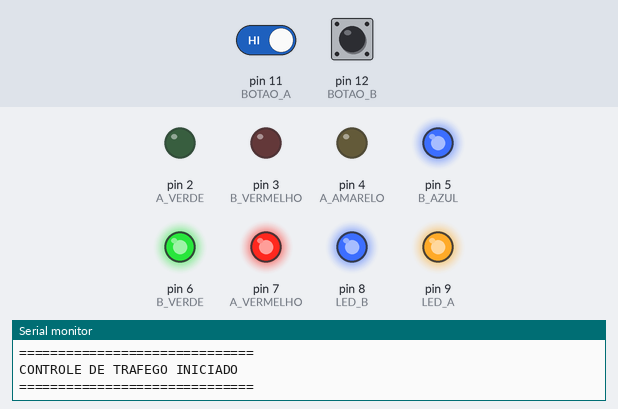
A sketch run on a simulated Arduino Uno, built with avr-gcc and run on an emulated ATmega328P. Shown: output pins drawn as LEDs (lit = HIGH), the last lines printed to the serial monitor. The test bench sets the inputs (shaded band); at power-on: pin 12 (BOTAO_B) HIGH, pin 11 (BOTAO_A) HIGH.

Above: at 1.2 s.
1.3 s: pin 12 (BOTAO_B) pulled LOW for 0.15 s
At 7.0 s:
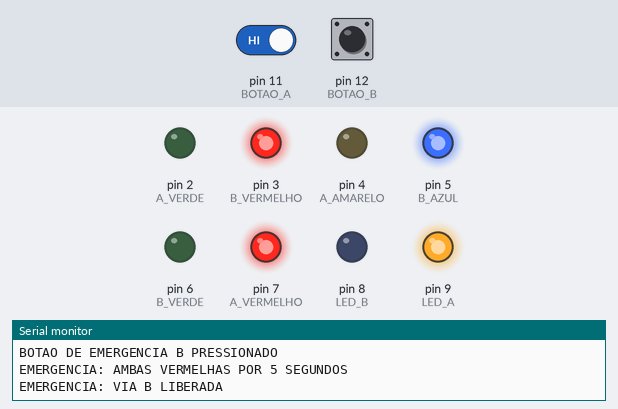
7.5 s: pin 11 (BOTAO_A) driven LOW and pin 12 (BOTAO_B) driven LOW
At 15.6 s:
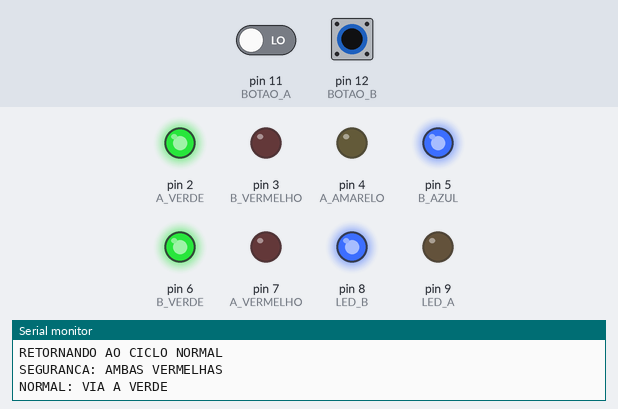
Timing chart, 0 to 37.0 s (numbered marks = the images above; inputs shaded):
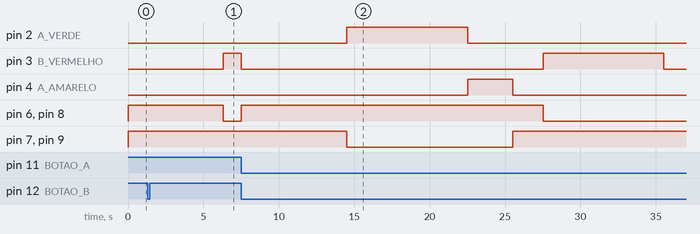

Measured:
- after the input at 1.3 s, pin 2 (A_VERDE): stays LOW (without the input it goes to HIGH after 0.70 s); pin 3 (B_VERMELHO): LOW → HIGH after 5.0 s; pin 6 (B_VERDE), pin 8 (LED_B): HIGH → LOW after 5.0 s; pin 7 (A_VERMELHO), pin 9 (LED_A): stays HIGH (without the input it goes to LOW after 0.70 s)

The sketch:

original.ino
```cpp
/*
  PROJETO 4 - CONTROLE DE TRAFEGO
  Arduino Uno

  VIA A: Modulo de semaforo
  VIA B: LED RGB anodo comum

  Emergencia:
  D11 = Via A
  D12 = Via B

  Pedestres:
  D9 = Via A
  D8 = Via B
*/

// ==========================================
// PINOS
// ==========================================

const int A_VERDE = 2;
const int A_AMARELO = 4;
const int A_VERMELHO = 7;

const int B_VERMELHO = 3;
const int B_VERDE = 6;
const int B_AZUL = 5;

const int BOTAO_A = 11;
const int BOTAO_B = 12;

const int LED_A = 9;
const int LED_B = 8;

// ==========================================
// TEMPOS
// ==========================================

const unsigned long TEMPO_VERDE = 8000;
const unsigned long TEMPO_AMARELO = 3000;
const unsigned long TEMPO_SEGURANCA = 2000;

const unsigned long TEMPO_VERMELHO_EMERGENCIA = 5000;
const unsigned long TEMPO_EMERGENCIA = 10000;
const unsigned long TEMPO_CONFLITO = 5000;

const unsigned long DEBOUNCE = 20;

// ==========================================
// ESTADOS
// ==========================================

enum Estado {
  N_A_VERDE,
  N_A_AMARELO,
  N_RED_TO_B,
  N_B_VERDE,
  N_B_AMARELO,
  N_RED_TO_A,

  E_AMARELO,
  E_VERMELHO,
  E_VERDE,

  CONFLITO
};

Estado estado = N_RED_TO_A;

unsigned long instanteEstado = 0;

int viaEmergencia = 0;
int viaAmarela = 0;
int solicitacaoFila = 0;

// Guarda a ultima via que ficou verde (1 = A, 2 = B).
// Comeca em 2 para que o ciclo inicie na Via A.
int ultimaViaVerde = 2;

bool conflitoBloqueado = false;

// ==========================================
// DEBOUNCE DOS BOTOES
// ==========================================

bool estadoEstavelA = HIGH;
bool estadoEstavelB = HIGH;

bool leituraAnteriorA = HIGH;
bool leituraAnteriorB = HIGH;

unsigned long mudancaA = 0;
unsigned long mudancaB = 0;

bool pressionouA = false;
bool pressionouB = false;

// ==========================================
// CONTROLE DAS SAIDAS
// ==========================================

void desligarRGB() {
  // RGB anodo comum: 255 = apagado
  analogWrite(B_VERMELHO, 255);
  analogWrite(B_VERDE, 255);
  analogWrite(B_AZUL, 255);
}

void ambasVermelhas() {
  digitalWrite(A_VERDE, LOW);
  digitalWrite(A_AMARELO, LOW);
  digitalWrite(A_VERMELHO, HIGH);

  desligarRGB();
  analogWrite(B_VERMELHO, 0);

  // Pedestres liberados nas duas vias
  digitalWrite(LED_A, HIGH);
  digitalWrite(LED_B, HIGH);
}

void liberarA() {
  digitalWrite(A_VERDE, HIGH);
  digitalWrite(A_AMARELO, LOW);
  digitalWrite(A_VERMELHO, LOW);

  desligarRGB();
  analogWrite(B_VERMELHO, 0);

  digitalWrite(LED_A, LOW);
  digitalWrite(LED_B, HIGH);
}

void amareloA() {
  digitalWrite(A_VERDE, LOW);
  digitalWrite(A_AMARELO, HIGH);
  digitalWrite(A_VERMELHO, LOW);

  desligarRGB();
  analogWrite(B_VERMELHO, 0);

  digitalWrite(LED_A, LOW);
  digitalWrite(LED_B, HIGH);
}

void liberarB() {
  digitalWrite(A_VERDE, LOW);
  digitalWrite(A_AMARELO, LOW);
  digitalWrite(A_VERMELHO, HIGH);

  desligarRGB();
  analogWrite(B_VERDE, 0);

  digitalWrite(LED_A, HIGH);
  digitalWrite(LED_B, LOW);
}

void amareloB() {
  digitalWrite(A_VERDE, LOW);
  digitalWrite(A_AMARELO, LOW);
  digitalWrite(A_VERMELHO, HIGH);

  desligarRGB();

  // Amarelo = vermelho + verde
  analogWrite(B_VERMELHO, 0);
  analogWrite(B_VERDE, 0);

  digitalWrite(LED_A, HIGH);
  digitalWrite(LED_B, LOW);
}

// ==========================================
// MUDANCA DE ESTADO
// ==========================================

void mudarEstado(Estado novoEstado) {
  estado = novoEstado;
  instanteEstado = millis();

  switch (estado) {

    case N_A_VERDE:
      ultimaViaVerde = 1;
      liberarA();
      Serial.println("NORMAL: VIA A VERDE");
      break;

    case N_A_AMARELO:
      amareloA();
      Serial.println("NORMAL: VIA A AMARELA");
      break;

    case N_RED_TO_B:
    case N_RED_TO_A:
      ambasVermelhas();
      Serial.println("SEGURANCA: AMBAS VERMELHAS");
      break;

    case N_B_VERDE:
      ultimaViaVerde = 2;
      liberarB();
      Serial.println("NORMAL: VIA B VERDE");
      break;

    case N_B_AMARELO:
      amareloB();
      Serial.println("NORMAL: VIA B AMARELA");
      break;

    case E_AMARELO:
      if (viaAmarela == 1) {
        amareloA();
      } else {
        amareloB();
      }

      Serial.println("EMERGENCIA: TRANSICAO AMARELA");
      break;

    case E_VERMELHO:
      ambasVermelhas();
      Serial.println("EMERGENCIA: AMBAS VERMELHAS POR 5 SEGUNDOS");
      break;

    case E_VERDE:
      if (viaEmergencia == 1) {
        ultimaViaVerde = 1;
        liberarA();
        Serial.println("EMERGENCIA: VIA A LIBERADA");
      } else {
        ultimaViaVerde = 2;
        liberarB();
        Serial.println("EMERGENCIA: VIA B LIBERADA");
      }
      break;

    case CONFLITO:
      ambasVermelhas();
      Serial.println("CONFLITO: AMBAS VERMELHAS POR 5 SEGUNDOS");
      break;
  }
}

// ==========================================
// RETOMADA DO CICLO NORMAL
// ==========================================

// Passa a prioridade para a via que NAO foi a ultima a ficar verde,
// evitando que a mesma via tenha verde duas vezes seguidas.
void retomarCicloNormal() {
  if (ultimaViaVerde == 1) {
    mudarEstado(N_RED_TO_B);   // A foi a ultima, agora e a vez da B
  } else {
    mudarEstado(N_RED_TO_A);   // B foi a ultima, agora e a vez da A
  }
}

// ==========================================
// LEITURA DOS BOTOES
// ==========================================

void atualizarBotoes() {
  pressionouA = false;
  pressionouB = false;

  unsigned long agora = millis();

  bool leituraA = digitalRead(BOTAO_A);
  bool leituraB = digitalRead(BOTAO_B);

  if (leituraA != leituraAnteriorA) {
    leituraAnteriorA = leituraA;
    mudancaA = agora;
  }

  if (leituraB != leituraAnteriorB) {
    leituraAnteriorB = leituraB;
    mudancaB = agora;
  }

  if (agora - mudancaA >= DEBOUNCE &&
      leituraA != estadoEstavelA) {

    estadoEstavelA = leituraA;

    if (estadoEstavelA == LOW) {
      pressionouA = true;
    }
  }

  if (agora - mudancaB >= DEBOUNCE &&
      leituraB != estadoEstavelB) {

    estadoEstavelB = leituraB;

    if (estadoEstavelB == LOW) {
      pressionouB = true;
    }
  }
}

// ==========================================
// CONFLITO SIMULTANEO
// ==========================================

void entrarEmConflito() {
  solicitacaoFila = 0;
  conflitoBloqueado = true;

  mudarEstado(CONFLITO);
}

// ==========================================
// INICIAR EMERGENCIA
// ==========================================

void iniciarEmergencia(int via) {

  // Se ja existe emergencia em andamento,
  // a outra solicitacao vai para a fila.
  if (estado == E_AMARELO ||
      estado == E_VERMELHO ||
      estado == E_VERDE) {

    if (via != viaEmergencia) {
      solicitacaoFila = via;
      Serial.println("SEGUNDA SOLICITACAO NA FILA");
    }

    return;
  }

  viaEmergencia = via;

  // Se a Via A estiver verde, ela precisa
  // passar pelo amarelo antes do vermelho.
  if (estado == N_A_VERDE ||
      estado == N_A_AMARELO) {

    viaAmarela = 1;
    mudarEstado(E_AMARELO);
    return;
  }

  // Se a Via B estiver verde, ela precisa
  // passar pelo amarelo antes do vermelho.
  if (estado == N_B_VERDE ||
      estado == N_B_AMARELO) {

    viaAmarela = 2;
    mudarEstado(E_AMARELO);
    return;
  }

  // Se as duas vias ja estiverem vermelhas,
  // comeca imediatamente a contagem de 5 segundos.
  viaAmarela = 0;
  mudarEstado(E_VERMELHO);
}

// ==========================================
// REGISTRAR SOLICITACOES
// ==========================================

void registrarSolicitacoes() {

  if (conflitoBloqueado) {
    return;
  }

  if (pressionouA) {
    Serial.println("BOTAO DE EMERGENCIA A PRESSIONADO");
    iniciarEmergencia(1);
  }

  if (pressionouB) {
    Serial.println("BOTAO DE EMERGENCIA B PRESSIONADO");
    iniciarEmergencia(2);
  }
}

// ==========================================
// INICIALIZACAO
// ==========================================

void setup() {

  Serial.begin(9600);

  pinMode(A_VERDE, OUTPUT);
  pinMode(A_AMARELO, OUTPUT);
  pinMode(A_VERMELHO, OUTPUT);

  pinMode(B_VERDE, OUTPUT);
  pinMode(B_VERMELHO, OUTPUT);
  pinMode(B_AZUL, OUTPUT);

  pinMode(LED_A, OUTPUT);
  pinMode(LED_B, OUTPUT);

  pinMode(BOTAO_A, INPUT_PULLUP);
  pinMode(BOTAO_B, INPUT_PULLUP);

  ambasVermelhas();

  instanteEstado = millis();

  Serial.println("==============================");
  Serial.println("CONTROLE DE TRAFEGO INICIADO");
  Serial.println("==============================");
}

// ==========================================
// CICLO PRINCIPAL
// ==========================================

void loop() {

  atualizarBotoes();

  // Libera o bloqueio quando os dois botoes
  // estiverem soltos.
  if (estadoEstavelA == HIGH &&
      estadoEstavelB == HIGH) {

    conflitoBloqueado = false;
  }

  // Se os dois botoes forem pressionados,
  // ambas as vias ficam vermelhas por 5 segundos.
  if (estado != CONFLITO &&
      !conflitoBloqueado &&
      estadoEstavelA == LOW &&
      estadoEstavelB == LOW) {

    entrarEmConflito();
  }

  // TRATAMENTO DO CONFLITO
  if (estado == CONFLITO) {

    if (millis() - instanteEstado >= TEMPO_CONFLITO) {

      Serial.println("CONFLITO ENCERRADO");
      Serial.println("RETORNANDO AO CICLO NORMAL");

      retomarCicloNormal();
    }

    return;
  }

  // REGISTRO DOS BOTOES
  registrarSolicitacoes();

  if (estado == CONFLITO) {
    return;
  }

  unsigned long decorrido = millis() - instanteEstado;

  switch (estado) {

    // CICLO NORMAL

    case N_A_VERDE:
      if (decorrido >= TEMPO_VERDE) {
        mudarEstado(N_A_AMARELO);
      }
      break;

    case N_A_AMARELO:
      if (decorrido >= TEMPO_AMARELO) {
        mudarEstado(N_RED_TO_B);
      }
      break;

    case N_RED_TO_B:
      if (decorrido >= TEMPO_SEGURANCA) {
        mudarEstado(N_B_VERDE);
      }
      break;

    case N_B_VERDE:
      if (decorrido >= TEMPO_VERDE) {
        mudarEstado(N_B_AMARELO);
      }
      break;

    case N_B_AMARELO:
      if (decorrido >= TEMPO_AMARELO) {
        mudarEstado(N_RED_TO_A);
      }
      break;

    case N_RED_TO_A:
      if (decorrido >= TEMPO_SEGURANCA) {
        mudarEstado(N_A_VERDE);
      }
      break;

    // TRANSICAO DE EMERGENCIA

    case E_AMARELO:
      if (decorrido >= TEMPO_AMARELO) {
        mudarEstado(E_VERMELHO);
      }
      break;

    case E_VERMELHO:
      if (decorrido >= TEMPO_VERMELHO_EMERGENCIA) {
        mudarEstado(E_VERDE);
      }
      break;

    // ATENDIMENTO DA EMERGENCIA

    case E_VERDE:
      if (decorrido >= TEMPO_EMERGENCIA) {

        if (solicitacaoFila != 0) {

          int proximaVia = solicitacaoFila;
          solicitacaoFila = 0;

          // A via que esta verde precisa amarelar.
          viaAmarela = viaEmergencia;

          // Atualiza a proxima via de emergencia.
          viaEmergencia = proximaVia;

          mudarEstado(E_AMARELO);
        }

        else {
          Serial.println("EMERGENCIA ATENDIDA");
          Serial.println("RETORNANDO AO CICLO NORMAL");

          retomarCicloNormal();
        }
      }
      break;

    case CONFLITO:
      break;
  }
}
```
